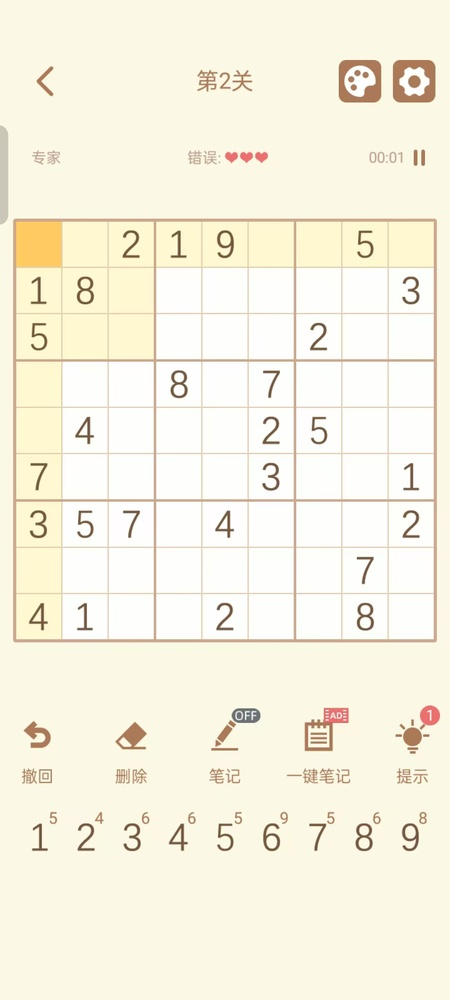
#> input picture aa.jpg, 450 x 1000 px, shrunk from 1080 x 2400 before the run
$ python main.py
#> lines starting #> are read from the running program, lines starting #| are printed output that depends on the picture; after the words box and inside, x2 and y2 are one past the last pixel; in counts of white or black regions, pixels touching at a corner belong together
import copy
import cv2
import numpy as np
import pytesseract
import re
import matplotlib.pyplot as plt
from typing import List

# 设置 Tesseract 路径
pytesseract.pytesseract.tesseract_cmd = r'C:\Program Files\Tesseract-OCR\tesseract.exe'

class Solution:
    # [39 lines left out: functions solveSudoku, backtracking, is_valid, not called in this run]


# 图像处理函数：从图片中提取数独
def preprocess_image(image_path):
    img = cv2.imread(image_path)
    gray = cv2.cvtColor(img, cv2.COLOR_BGR2GRAY)
    blurred = cv2.GaussianBlur(gray, (5, 5), 0)
    edges = cv2.Canny(blurred, 50, 150)
    return edges, img


def order_points(pts):
    rect = np.zeros((4, 2), dtype="float32")
    s = pts.sum(axis=1)
    diff = np.diff(pts, axis=1)
    rect[0] = pts[np.argmin(s)]
    rect[2] = pts[np.argmax(s)]
    rect[1] = pts[np.argmin(diff)]
    rect[3] = pts[np.argmax(diff)]
    return rect


def find_grid_contour(edges):
    contours, _ = cv2.findContours(edges, cv2.RETR_EXTERNAL, cv2.CHAIN_APPROX_SIMPLE)
    max_contour = max(contours, key=cv2.contourArea)
    return max_contour


def four_point_transform(image, pts):
    pts = pts.astype("float32")
    rect = order_points(pts)
    (tl, tr, br, bl) = rect
    width = max(int(np.linalg.norm(br - bl)), int(np.linalg.norm(tr - tl)))
    height = max(int(np.linalg.norm(tr - br)), int(np.linalg.norm(tl - bl)))
    dst = np.array([[0, 0], [width - 1, 0], [width - 1, height - 1], [0, height - 1]], dtype="float32")
    M = cv2.getPerspectiveTransform(pts, dst)
    warped = cv2.warpPerspective(image, M, (width, height))
    warped = cv2.flip(warped, 1)
    warped = cv2.rotate(warped, cv2.ROTATE_90_COUNTERCLOCKWISE)
    return warped


def extract_numbers_from_grid(image):
    numbers = []
    h, w = image.shape[:2]
    cell_size = w // 9
    for i in range(9):
        row = []
        for j in range(9):
            x1, y1 = j * cell_size, i * cell_size
            x2, y2 = (j + 1) * cell_size, (i + 1) * cell_size
            cell = image[y1:y2, x1:x2]
            cell = cv2.cvtColor(cell, cv2.COLOR_BGR2GRAY)
            _, cell = cv2.threshold(cell, 127, 255, cv2.THRESH_BINARY)
            cell = cv2.medianBlur(cell, 3)
            text = pytesseract.image_to_string(cell, config='--psm 10 --oem 3 --dpi 300')
            text = text.strip()
            if text == 'rs)':  # 如果识别错误，将其修改为 5
                text = '5'
            if re.match(r'^\d+$', text):
                row.append(text)
            else:
                row.append(".")
        numbers.append(row)
    return numbers


def convert_image_to_board(image_path):
    edges, original_img = preprocess_image(image_path)
#> in preprocess_image, img is the input picture: shape (1000, 450, 3); mean B, G, R 225.8, 242.9, 247.4
#> in preprocess_image, `gray = cv2.cvtColor(img, cv2.COLOR_BGR2GRAY)`:
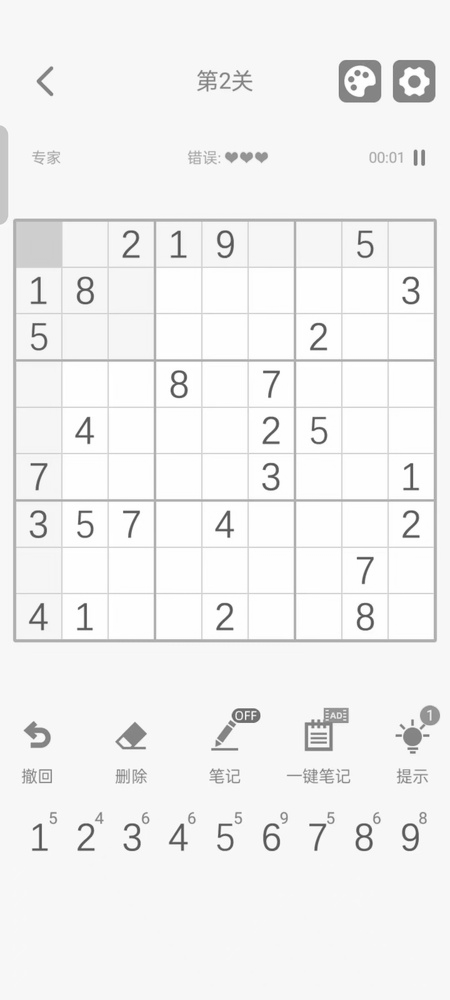
#> gray: shape (1000, 450); min 71, max 255, mean 242.5
#> in preprocess_image, `edges = cv2.Canny(blurred, 50, 150)`:
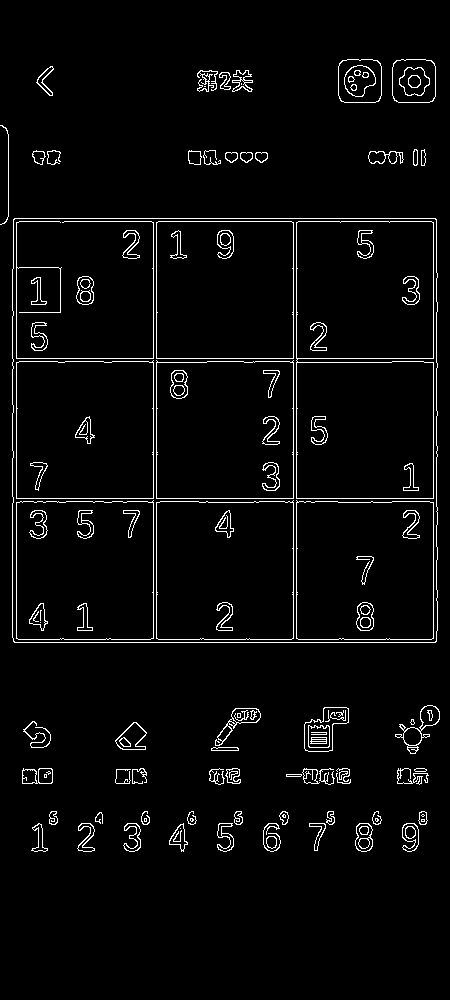
#> edges: shape (1000, 450); 3.6% white in thin lines or dots, all inside (x1, y1, x2, y2) = (0, 59, 440, 852)
    grid_contour = find_grid_contour(edges)
#> in find_grid_contour, `contours, _ = cv2.findContours(edges, cv2.RETR_EXTERNAL, cv2.CHAIN_APP..`: contours = 61 contours, 17 with area under 20; largest, box (x1, y1, x2, y2) and area: (12, 218, 438, 643) 179788, (338, 59, 382, 103) 1782, (392, 59, 436, 103) 1780, (304, 707, 349, 752) 1216, (395, 705, 440, 754) 732
#> in find_grid_contour, `max_contour = max(contours, key=cv2.contourArea)`: max_contour = contour of 79 points, box (x1, y1, x2, y2) (12, 218, 438, 643), area 179788
#> grid_contour has the same summary as max_contour in find_grid_contour
    rect_pts = cv2.approxPolyDP(grid_contour, 0.02 * cv2.arcLength(grid_contour, True), True)
#> rect_pts = [[14, 218], [13, 641], [435, 642], [436, 219]]
    if len(rect_pts) == 4:
        transformed_img = four_point_transform(original_img, rect_pts.reshape(4, 2))
#> in order_points, `s = pts.sum(axis=1)`: s = [232, 654, 1077, 655]
#> in order_points, `diff = np.diff(pts, axis=1)`: diff = [204, 628, 207, -217]
#> in four_point_transform, `rect = order_points(pts)`: rect = [[14, 218], [436, 219], [435, 642], [13, 641]]
#> in four_point_transform, `(tl, tr, br, bl) = rect`: tl = [14, 218]; tr = [436, 219]; br = [435, 642]; bl = [13, 641]
#> in four_point_transform, `width = max(int(np.linalg.norm(br - bl)), int(np.linalg.norm(tr - tl)))`: width = 422
#> in four_point_transform, `height = max(int(np.linalg.norm(tr - br)), int(np.linalg.norm(tl - bl)))`: height = 423
#> in four_point_transform, `dst = np.array([[0, 0], [width - 1, 0], [width - 1, height - 1], [0, h..`: dst = [[0, 0], [421, 0], [421, 422], [0, 422]]
#> in four_point_transform, `M = cv2.getPerspectiveTransform(pts, dst)`: M = [[-0.00236, 0.995, -216.9], [1, 0.00236, -14.52], [3.19e-19, 2.59e-19, 1]]
#> in four_point_transform, `warped = cv2.warpPerspective(image, M, (width, height))`:
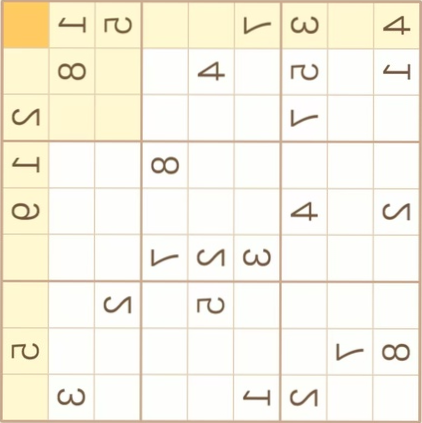
#> warped: shape (423, 422, 3); mean B, G, R 228.5, 242.5, 246.7
#> in four_point_transform, `warped = cv2.flip(warped, 1)`:
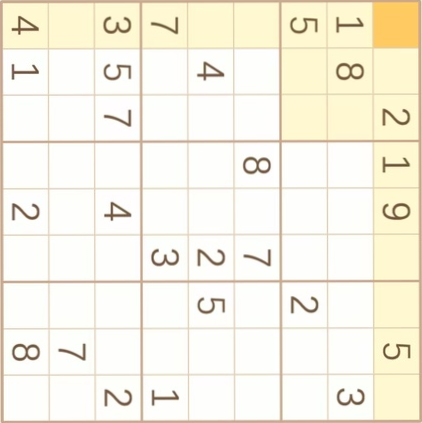
#> warped: shape (423, 422, 3); mean B, G, R 228.5, 242.5, 246.7
#> in four_point_transform, `warped = cv2.rotate(warped, cv2.ROTATE_90_COUNTERCLOCKWISE)`:
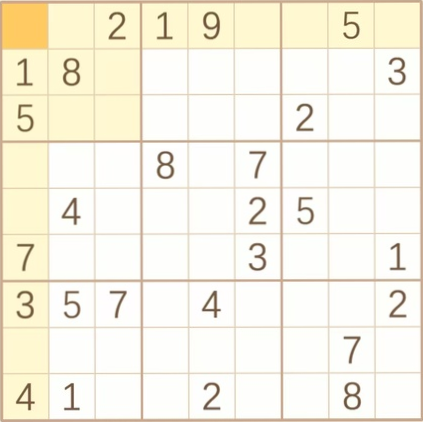
#> warped: shape (422, 423, 3); mean B, G, R 228.5, 242.5, 246.7
    else:
        raise ValueError("没有找到有效的四个角点")
    board = extract_numbers_from_grid(transformed_img)
#> after the loop in extract_numbers_from_grid, `for i in range(9):`: cell: shape (47, 47); every value is 255
#> after the loop in extract_numbers_from_grid, `for i in range(9):`: numbers = []
    return board


# 绘制数独题目与答案
# [25 lines left out: function plot_sudoku, not called in this run]


# 主程序示例
image_path = './aa.jpg'  # 数独图片路径
#> (the run stopped early here; a loop or call above may not have finished)
